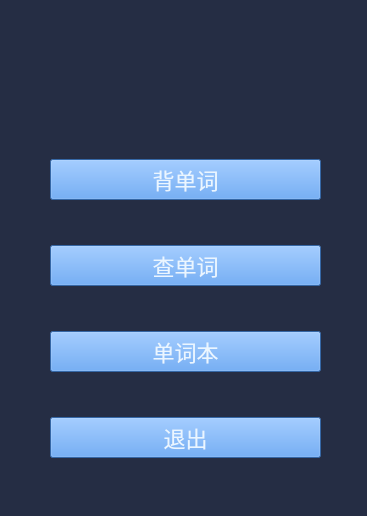
<?xml version="1.0" encoding="UTF-8"?>
<ui version="4.0">
 <class>HomePage</class>
 <widget class="QWidget" name="HomePage">
  <property name="geometry">
   <rect>
    <x>0</x>
    <y>0</y>
    <width>367</width>
    <height>516</height>
   </rect>
  </property>
  <property name="windowTitle">
   <string>Form</string>
  </property>
  <property name="styleSheet">
   <string notr="true">background-color: rgb(37, 45, 68);</string>
  </property>
  <widget class="QLabel" name="label">
   <property name="geometry">
    <rect>
     <x>90</x>
     <y>20</y>
     <width>191</width>
     <height>81</height>
    </rect>
   </property>
   <property name="styleSheet">
    <string notr="true">image: url(:/img/icon.png);</string>
   </property>
   <property name="text">
    <string/>
   </property>
  </widget>
  <widget class="QWidget" name="layoutWidget">
   <property name="geometry">
    <rect>
     <x>50</x>
     <y>120</y>
     <width>271</width>
     <height>381</height>
    </rect>
   </property>
   <layout class="QVBoxLayout" name="verticalLayout_3">
    <item>
     <widget class="QPushButton" name="pushButtonRecite">
      <property name="sizePolicy">
       <sizepolicy hsizetype="Minimum" vsizetype="Fixed">
        <horstretch>0</horstretch>
        <verstretch>0</verstretch>
       </sizepolicy>
      </property>
      <property name="styleSheet">
       <string notr="true">background-color: #4a90e8;
font-size:22px;
font-family:&quot;Microsoft YaHei&quot;;
color:#ebf6ff</string>
      </property>
      <property name="text">
       <string>背单词</string>
      </property>
     </widget>
    </item>
    <item>
     <widget class="QPushButton" name="pushButtonSearch">
      <property name="styleSheet">
       <string notr="true">background-color: #4a90e8;
font-size:22px;
font-family:&quot;Microsoft YaHei&quot;;
color:#ebf6ff</string>
      </property>
      <property name="text">
       <string>查单词</string>
      </property>
     </widget>
    </item>
    <item>
     <widget class="QPushButton" name="pushButtonWBook">
      <property name="styleSheet">
       <string notr="true">background-color: #4a90e8;
font-size:22px;
font-family:&quot;Microsoft YaHei&quot;;
color:#ebf6ff</string>
      </property>
      <property name="text">
       <string>单词本</string>
      </property>
     </widget>
    </item>
    <item>
     <widget class="QPushButton" name="pushButtonQuit">
      <property name="styleSheet">
       <string notr="true">background-color: #4a90e8;
font-size:22px;
font-family:&quot;Microsoft YaHei&quot;;
color:#ebf6ff</string>
      </property>
      <property name="text">
       <string>退出</string>
      </property>
     </widget>
    </item>
   </layout>
  </widget>
 </widget>
 <resources>
  <include location="../code/my_resources.qrc"/>
 </resources>
 <connections/>
</ui>
